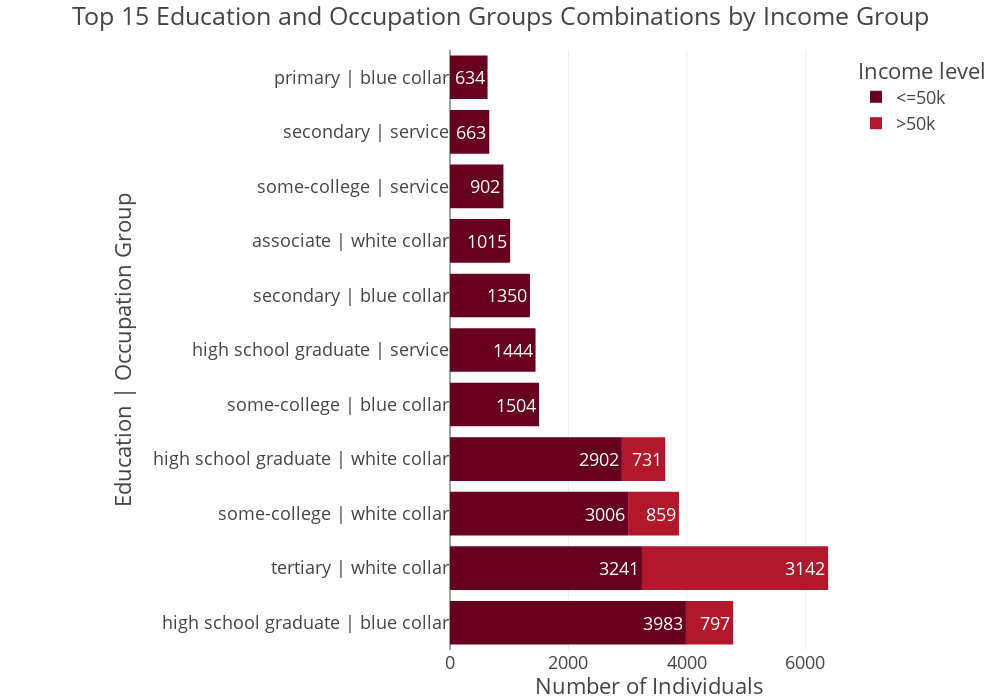

This figure's notebook cell:
### Markdown cell above
### Income Distribution by Education Level

### Code cell
adult_df_income_edu_occ = (adult_df.groupby(['Education_Level', 'Occupation_grouped', 'Income']).size().reset_index(name = 'total'). sort_values('total', ascending=False))
adult_df_income_edu_occ['edu_occ'] = (adult_df_income_edu_occ['Education_Level'] + " | " + adult_df_income_edu_occ['Occupation_grouped'])
adult_df_income_edu_occ

num = 15
adult_df_combos = adult_df_income_edu_occ.head(num)
fig = px.bar(
    adult_df_combos,  
    x = "total",      
    y = "edu_occ",
    color = "Income",
    orientation= 'h',
    title =f"Top {num} Education and Occupation Groups Combinations by Income Group",

    height= 700,
    width= 1000,
    color_discrete_sequence=px.colors.sequential.RdBu,
    text = 'total'
)
# fig.update_layout(template = "presentation", xaxis_title="Number of Individuals", yaxis_title = "Education | Occupation Group", legend_title = dict(text = 'Income level'), margin=dict(l = 450, r = 50, t = 50, b = 50), paper_bgcolor = "rgba(0,0,0,0)", plot_bgcolor ="rgba(0,0,0,0)")
# fig.update_traces(textposition = 'inside')
fig.show()
# fig.write_image(os.path.join(results_dir, 'Income_distribution_by_EduandOcc.jpg'))
# fig.write_image(os.path.join(results_dir, 'Income_distribution_by_EduandOcc.png'))
# fig.write_html(os.path.join(results_dir, 'Income_distribution_by_EduandOcc.html'))

### Figure 1 — Plotly figure (JSON) as saved in the notebook; plotly's stock layout.template omitted (floating-point values rounded to 4 significant figures)
{"data": [{"hovertemplate": "Income=<=50k<br>total=%{text}<br>edu_occ=%{y}<extra></extra>", "legendgroup": "<=50k", "marker": {"color": "rgb(103,0,31)", "pattern": {"shape": ""}}, "name": "<=50k", "orientation": "h", "showlegend": true, "text": [3983.0, 3241.0, 3006.0, 2902.0, 1504.0, 1444.0, 1350.0, 1015.0, 902.0, 663.0, 634.0], "textposition": "inside", "type": "bar", "x": [3983, 3241, 3006, 2902, 1504, 1444, 1350, 1015, 902, 663, 634], "xaxis": "x", "y": ["high school graduate | blue collar", "tertiary | white collar", "some-college | white collar", "high school graduate | white collar", "some-college | blue collar", "high school graduate | service", "secondary | blue collar", "associate | white collar", "some-college | service", "secondary | service", "primary | blue collar"], "yaxis": "y"}, {"hovertemplate": "Income=>50k<br>total=%{text}<br>edu_occ=%{y}<extra></extra>", "legendgroup": ">50k", "marker": {"color": "rgb(178,24,43)", "pattern": {"shape": ""}}, "name": ">50k", "orientation": "h", "showlegend": true, "text": [3142.0, 859.0, 797.0, 731.0], "textposition": "inside", "type": "bar", "x": [3142, 859, 797, 731], "xaxis": "x", "y": ["tertiary | white collar", "some-college | white collar", "high school graduate | blue collar", "high school graduate | white collar"], "yaxis": "y"}], "layout": {"barmode": "relative", "height": 700, "legend": {"title": {"text": "Income level"}, "tracegroupgap": 0}, "margin": {"b": 50, "l": 450, "r": 50, "t": 50}, "paper_bgcolor": "rgba(0, 0, 0, 0)", "plot_bgcolor": "rgba(0, 0, 0, 0)", "title": {"text": "Top 15 Education and Occupation Groups Combinations by Income Group"}, "width": 1000, "xaxis": {"anchor": "y", "autorange": true, "domain": [0, 1], "range": [0, 6719.0], "title": {"text": "Number of Individuals"}, "type": "linear"}, "yaxis": {"anchor": "x", "autorange": true, "domain": [0, 1], "range": [-0.5, 10.5], "title": {"text": "Education | Occupation Group"}, "type": "category"}}}
